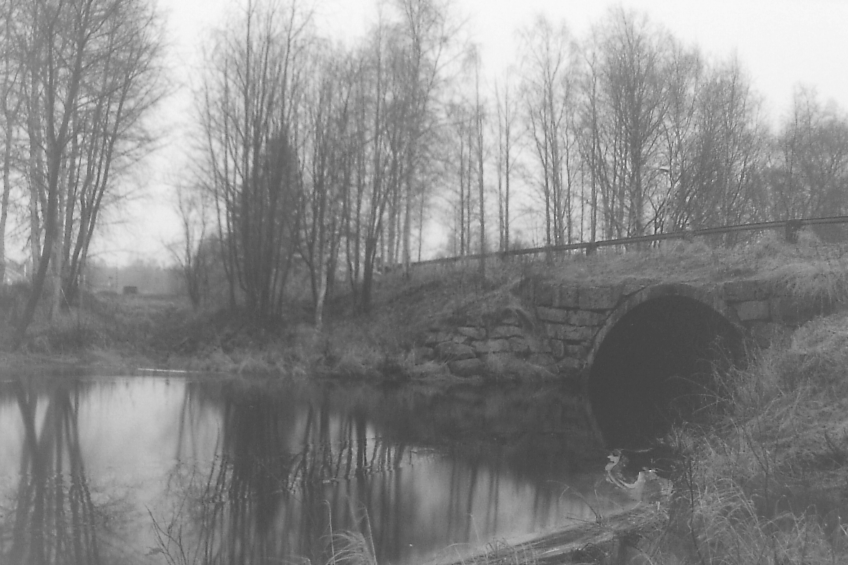
#> input picture lowcontrast2.jpg, 848 x 565 px
$ python xulyxam.py lowcontrast2.jpg
#> lines starting #> are read from the running program, lines starting #| are printed output that depends on the picture
import os, sys
import cv2
import numpy as np
import pandas as pd
import seaborn as sns
from matplotlib import pyplot as plt

def Creat_Histogram(img):
	assert len(img.shape) == 2		#check grayscale image
	histogram = [0] * 256			#list of intensity frequencies, 256 zero values
	for row in range (img.shape[0]):
		for col in range (img.shape[1]):
			histogram[img[row, col]] += 1	#creating Histogram statistic H(i)
	return histogram

def visualize_histogram(histogram, output = "histogram.jpg"):
	hist_data = pd.DataFrame ({"intensity": list(range(256)), "frequency": histogram})
	sns_hist = sns.barplot (x = "intensity", y = "frequency", data = hist_data, color = "red")
	sns_hist.set(xticks = [])

	fig = sns_hist.get_figure()
	fig.savefig(output)
	return output

def equalize_histogram(img, histogram):
	new_Z = [0] * 257						#Creat new Histogram statistics Z(i)
	for i in range(0, len(new_Z)):
		new_Z[i] = sum(histogram[:i])		#applying transforming algorithm Z(i) = Sum(H(j)) [j -> i]
	new_Z = new_Z[1:]

	max_value = max(new_Z)
	min_value = min(new_Z)					#scaling Z(i) to [0, 255]
	new_Z = [int(((f - min_value)/(max_value - min_value))* 255) for f in new_Z]
	print ("H': ", new_Z)

	for row in range(img.shape[0]):			#applying Z(i) to image
		for col in range(img.shape[1]):
			img[row, col] = new_Z[img[row, col]]
	return img

def graph_plot(histogram):
	plt.clf()
	plt.plot(histogram, color = "red", linewidth = 2)
	plt.ylabel("frequency")
	plt.xlabel("intensity")
	plt.show()
	cv2.waitKey(0)

if __name__ == "__main__":
	assert len(sys.argv) ==2, '[USAGE] $ python %s lowcontrast2.jpg' % (os.path.basename(__file__), INPUT)
	INPUT = sys.argv[1]
	assert os.path.isfile(INPUT), '%s not found' %INPUT

	#read color images with grayscale flag: "cv2.IMREAD_GRAYSCALE"
	img = cv2.imread(INPUT, cv2.IMREAD_GRAYSCALE)
#> img is the input picture: shape (565, 848); min 60, max 250, mean 136.2
	cv2.imshow("Orignal",img)		#showing original image

	#creat Histogram from Image
	histogram = Creat_Histogram(img)
#> histogram = 256 values, max 6130 at index 99, min 0 at index 0, mean 1871.6
	print("Histogram: ", histogram)
#> (printed output is left out)
	graph_plot(histogram)
#> in graph_plot, `plt.show()`:
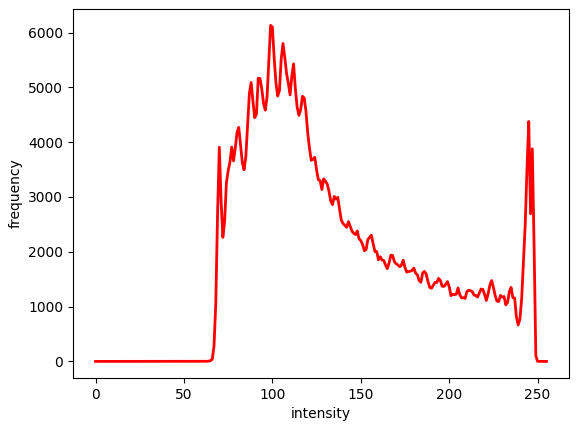
#> figure drawn by matplotlib, 1 panel; curve peaks at x = 99, y = 6130

	#Equalizing Histogram of input image
	equalized_img = equalize_histogram(img, histogram)
#> after the loop in equalize_histogram, `for i in range(0, len(new_Z)):`: new_Z = 257 values from 0 to 479120
#> in equalize_histogram, `new_Z = new_Z[1:]`: new_Z = 256 values from 0 to 479120
#> in equalize_histogram, `max_value = max(new_Z)`: max_value = 479120
#> in equalize_histogram, `min_value = min(new_Z)`: min_value = 0
#> in equalize_histogram, `new_Z = [int(((f - min_value)/(max_value - min_value))* 255) for f in ..`: new_Z = 256 values from 0 to 255
#> (printed output is left out)
#> after the loop in equalize_histogram, `for row in range(img.shape[0]):`:
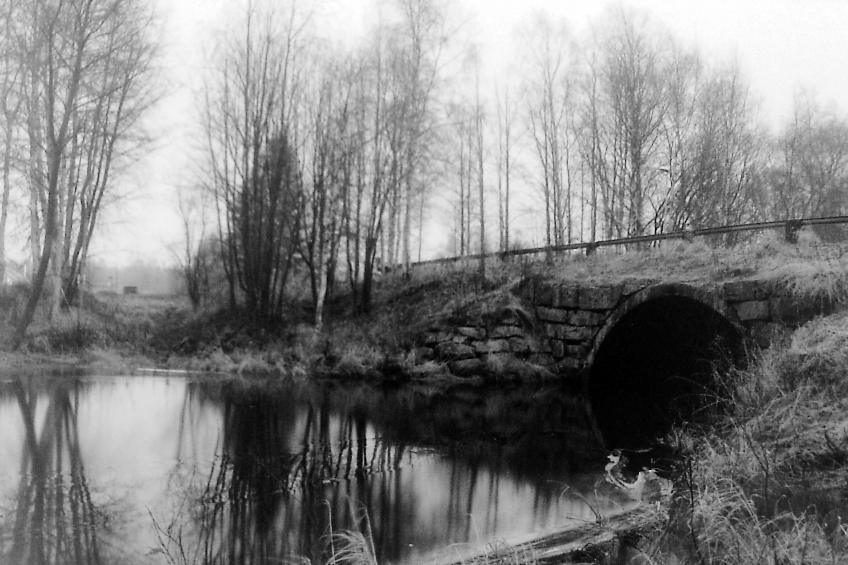
#> img: shape (565, 848); min 0, max 255, mean 127.9
	cv2.imwrite("equalized_%s" %INPUT, equalized_img)
	cv2.imshow("Equalized",equalized_img) #showing Equalized image
	print("Saved equalized image @equalized_%s" %INPUT)

	#Comparison between original Histogram and Equalized_Histogram
	new_histogram = Creat_Histogram(equalized_img)
#> new_histogram = 256 values, max 6130 at index 69, min 0 at index 1, mean 1871.6
	print("new_histogram: ", new_histogram)
#> (printed output is left out)
	graph_plot(new_histogram)
#> in graph_plot (call 2), `plt.show()`:
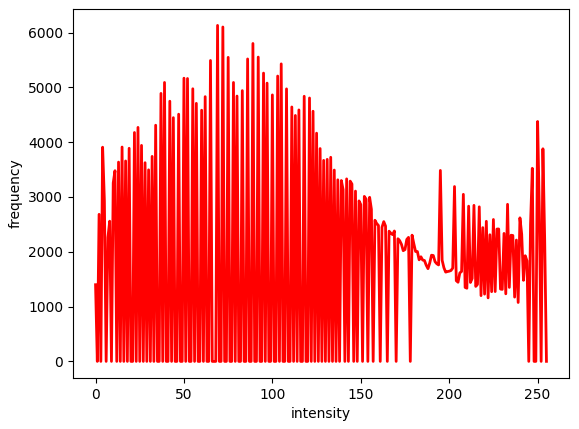
#> figure drawn by matplotlib, 1 panel; curve peaks at x = 69, y = 6130

	print("Done")

$ run again, with lowcontrast1.jpg copied over lowcontrast2.jpg
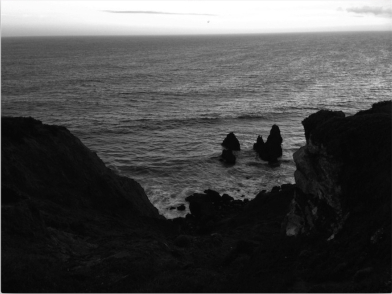
#> input picture lowcontrast1.jpg, 392 x 294 px
#> `histogram = Creat_Histogram(img)`: histogram = 256 values, max 8484 at index 10, min 0 at index 0, mean 450.2
#> (printed output is left out)
#> after the loop in equalize_histogram, `for i in range(0, len(new_Z)):`: new_Z = 257 values from 0 to 115248
#> in equalize_histogram, `new_Z = new_Z[1:]`: new_Z = 256 values from 0 to 115248
#> max_value = 115248
#> min_value = 0
#> in equalize_histogram, `new_Z = [int(((f - min_value)/(max_value - min_value))* 255) for f in ..`: new_Z = 256 values from 0 to 255
#> (printed output is left out)
#> after the loop in equalize_histogram, `for row in range(img.shape[0]):`:
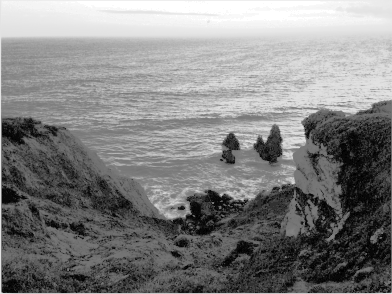
#> img: shape (294, 392); min 0, max 255, mean 129.9
#> new_histogram = 256 values, max 8484 at index 49, min 0 at index 2, mean 450.2
#> (printed output is left out)
#> in graph_plot (call 2), `plt.show()`:
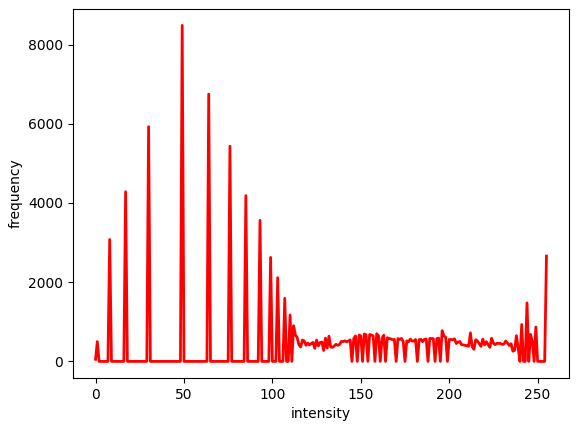
#> figure drawn by matplotlib, 1 panel; curve peaks at x = 49, y = 8484

$ run again, with lowcontrast3.jpg copied over lowcontrast2.jpg
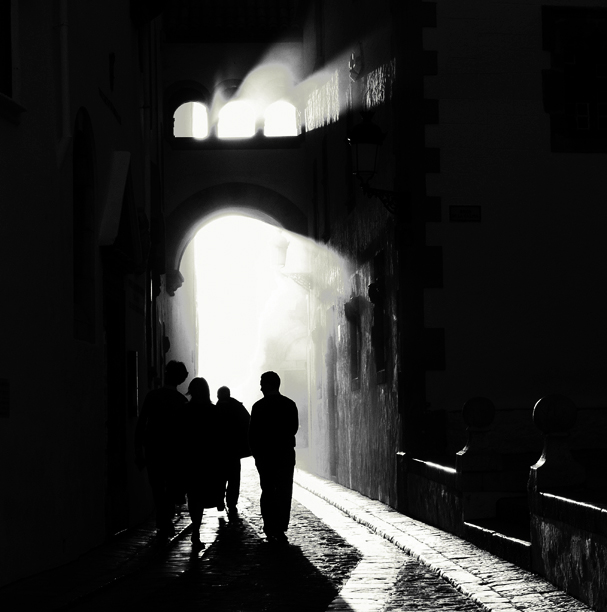
#> input picture lowcontrast3.jpg, 607 x 612 px
#> `histogram = Creat_Histogram(img)`: histogram = 256 values, max 32732 at index 9, min 70 at index 112, mean 1451.1
#> (printed output is left out)
#> after the loop in equalize_histogram, `for i in range(0, len(new_Z)):`: new_Z = 257 values from 0 to 371484
#> in equalize_histogram, `new_Z = new_Z[1:]`: new_Z = 256 values from 27418 to 371484
#> max_value = 371484
#> min_value = 27418
#> in equalize_histogram, `new_Z = [int(((f - min_value)/(max_value - min_value))* 255) for f in ..`: new_Z = 256 values from 0 to 255
#> (printed output is left out)
#> after the loop in equalize_histogram, `for row in range(img.shape[0]):`:
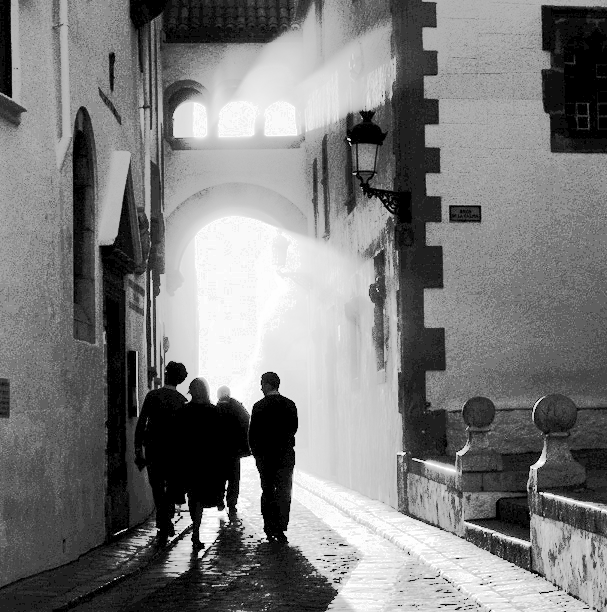
#> img: shape (612, 607); min 0, max 255, mean 123
#> new_histogram = 256 values, max 32732 at index 143, min 0 at index 1, mean 1451.1
#> (printed output is left out)
#> in graph_plot (call 2), `plt.show()`:
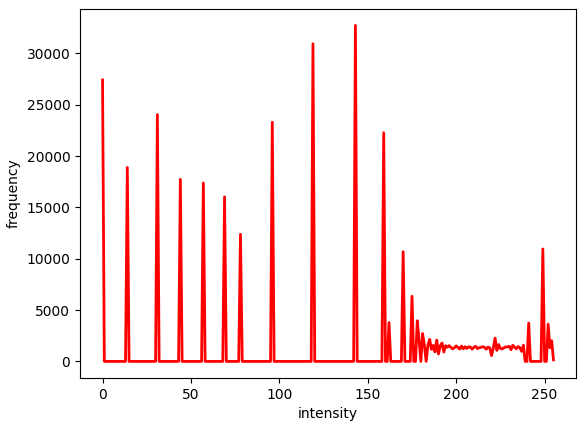
#> figure drawn by matplotlib, 1 panel; curve peaks at x = 143, y = 32732

$ run again, with lowcontrastcolor.jpg copied over lowcontrast2.jpg
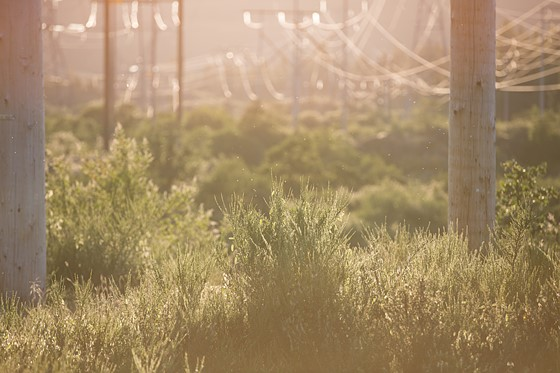
#> input picture lowcontrastcolor.jpg, 560 x 373 px
#> `histogram = Creat_Histogram(img)`: histogram = 256 values, max 3237 at index 111, min 0 at index 0, mean 815.9
#> (printed output is left out)
#> after the loop in equalize_histogram, `for i in range(0, len(new_Z)):`: new_Z = 257 values from 0 to 208880
#> in equalize_histogram, `new_Z = new_Z[1:]`: new_Z = 256 values from 0 to 208880
#> max_value = 208880
#> min_value = 0
#> in equalize_histogram, `new_Z = [int(((f - min_value)/(max_value - min_value))* 255) for f in ..`: new_Z = 256 values from 0 to 255
#> (printed output is left out)
#> after the loop in equalize_histogram, `for row in range(img.shape[0]):`:
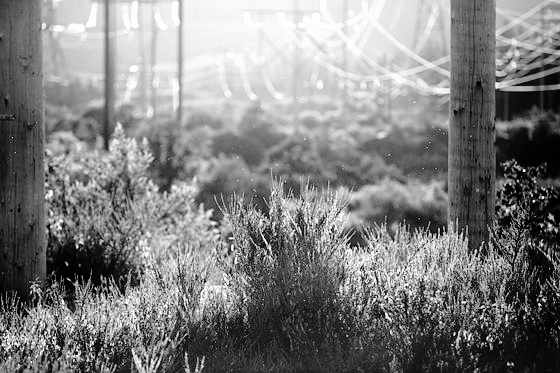
#> img: shape (373, 560); min 0, max 255, mean 128.2
#> new_histogram = 256 values, max 3237 at index 45, min 0 at index 7, mean 815.9
#> (printed output is left out)
#> in graph_plot (call 2), `plt.show()`:
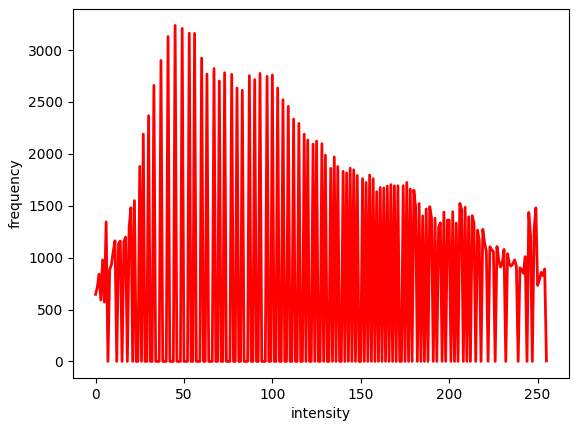
#> figure drawn by matplotlib, 1 panel; curve peaks at x = 45, y = 3237
